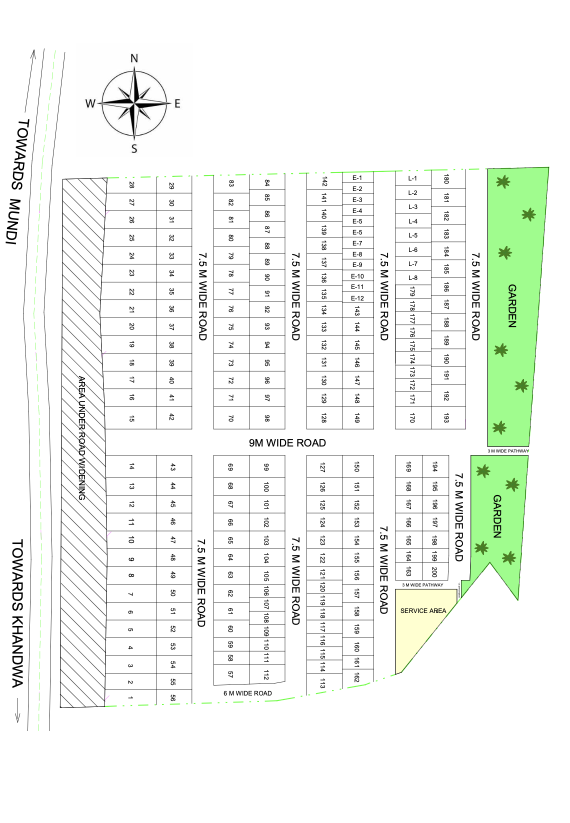
#> input picture static/Jawar/shree_ganpati_residency/map.png, 1140 x 1646 px (shown at 1/2 size)
$ python scanner.py
#> lines starting #> are read from the running program, lines starting #| are printed output that depends on the picture; after the words box and inside, x2 and y2 are one past the last pixel; in counts of white or black regions, pixels touching at a corner belong together
import cv2
import numpy as np
import pyperclip
import os

# --- Configuration ---
image_path = 'map.png'        # Make sure this matches your image name
output_csv = 'my_new_plots.csv' # The file where data will be saved automatically
starting_plot_id = "L-2"  # Change this if you want to start at a different number!

# 1. Create the CSV file and write the header (if it doesn't exist)
if not os.path.exists(output_csv):
    with open(output_csv, 'w') as f:
        f.write("plot_id,size,status,owner,customer_number,booking_date,registry_date,coords,color\n")

# 2. Load the image
img = cv2.imread(image_path)
#> img is the input picture: shape (1646, 1140, 3); mean B, G, R 240.9, 246.2, 242
if img is None:
    print(f"Error: Could not load {image_path}. Make sure it's in the same folder.")
    exit()

# 3. Pre-processing for AI detection
gray = cv2.cvtColor(img, cv2.COLOR_BGR2GRAY)
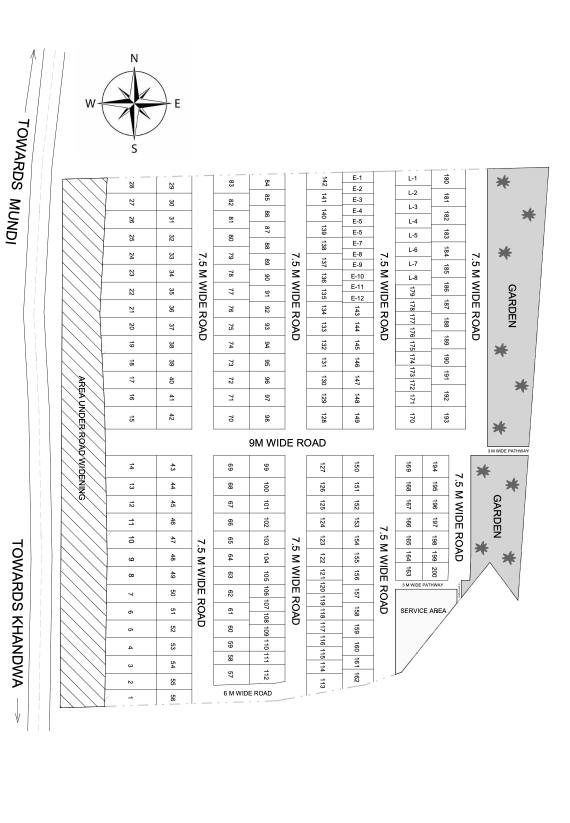
#> gray: shape (1646, 1140) (shown at 1/2 size); min 0, max 255, mean 244.3
blur = cv2.GaussianBlur(gray, (5,5), 0)
thresh = cv2.adaptiveThreshold(blur, 255, cv2.ADAPTIVE_THRESH_GAUSSIAN_C, cv2.THRESH_BINARY_INV, 11, 2)
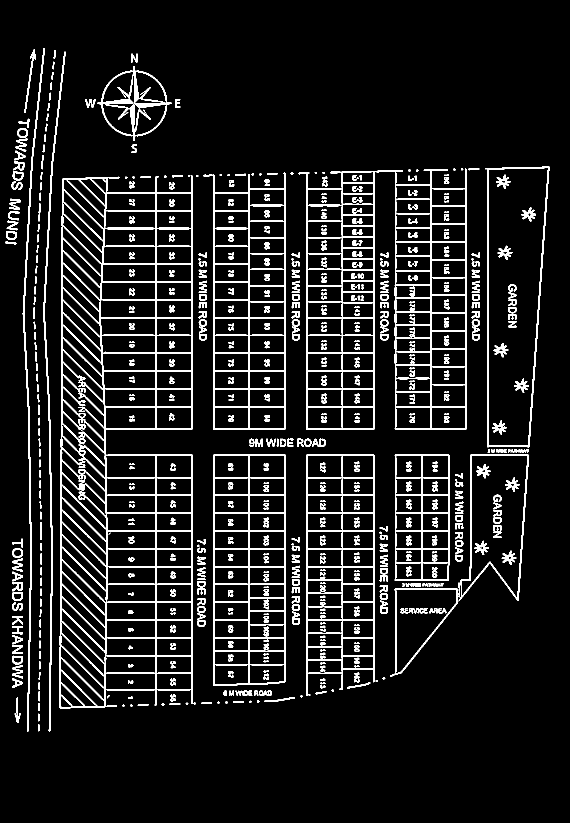
#> thresh: shape (1646, 1140) (shown at 1/2 size); 9.4% white; 719 white regions (42 under 20 px)

contours, _ = cv2.findContours(thresh, cv2.RETR_TREE, cv2.CHAIN_APPROX_SIMPLE)
#> contours = 1241 contours, 312 with area under 20; largest, box (x1, y1, x2, y2) and area: (119, 351, 385, 1417) 258773, (597, 337, 933, 860) 137545, (407, 345, 572, 860) 69466, (426, 909, 572, 1372) 66514, (612, 909, 749, 1392) 59269

valid_plots = []
for cnt in contours:
    area = cv2.contourArea(cnt)
    if 400 < area < 25000:
        rect = cv2.minAreaRect(cnt)
        box = cv2.boxPoints(rect)
        box = np.int32(box)
        valid_plots.append(box)
#> this loop made 1241 passes
#> (area, rect, box) on passes 90, 91, 190, 194, 198, 203: (13222, ((848.2, 1264.6), (181.7, 127.3), -87.02), [[907, 1358], [779, 1351], [789, 1170], [916, 1177]]), (12128.5, ((852, 1263), (168, 122), -90), [[913, 1346], [791, 1346], [791, 1178], [913, 1178]]), (1650, ((870.5, 1142), (34, 51), -90), [[896, 1158], [845, 1158], [845, 1124], [896, 1124]]), (1689, ((817, 1142), (34, 52), -90), [[843, 1159], [791, 1159], [791, 1125], [843, 1125]]), (1329, ((871, 1111.5), (27, 52), -90), [[897, 1125], [845, 1125], [845, 1098], [897, 1098]]), (1329.5, ((817, 1111), (26, 52), -90), [[843, 1124], [791, 1124], [791, 1098], [843, 1098]])
#> (area, rect) on pass 353: (2281, ((649, 972), (34, 70), -90))
#> after the loop, valid_plots = 258 items

# Draw green outlines
cv2.drawContours(img, valid_plots, -1, (0, 255, 0), 1)
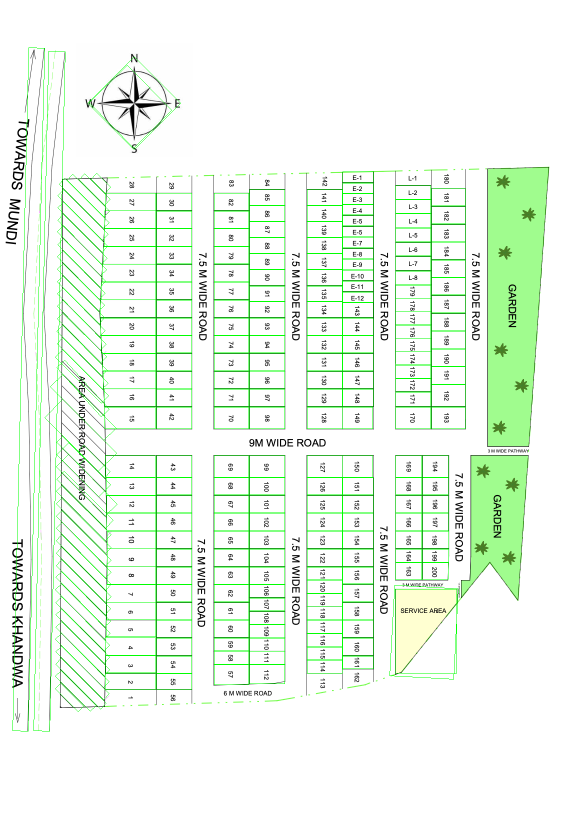
#> img: shape (1646, 1140, 3) (shown at 1/2 size); 3.07% of pixels changed, all inside (x1, y1, x2, y2) = (25, 95, 931, 1463)

# Keep track of the current ID
current_plot_id = starting_plot_id

def mouse_click(event, x, y, flags, param):
    global current_plot_id
    if event == cv2.EVENT_LBUTTONDOWN:
        for box in valid_plots:
            # Check if clicked inside this box
            if cv2.pointPolygonTest(box, (x, y), False) >= 0:

                # Format coordinates
                coords = f"{box[0][0]},{box[0][1]},{box[1][0]},{box[1][1]},{box[2][0]},{box[2][1]},{box[3][0]},{box[3][1]}"

                # Format full CSV row EXACTLY as you requested
                csv_row = f'{current_plot_id},,Vacant,,,,,"{coords}",'

                # Highlight in RED
                cv2.drawContours(img, [box], -1, (0, 0, 255), 3)

                # Add the Plot ID text to the center of the box on the screen
                M = cv2.moments(box)
                if M["m00"] != 0:
                    cX = int(M["m10"] / M["m00"])
                    cY = int(M["m01"] / M["m00"])
                    cv2.putText(img, str(current_plot_id), (cX-15, cY+5), cv2.FONT_HERSHEY_SIMPLEX, 0.6, (0, 0, 255), 2)

                cv2.imshow("Techunited CSV Generator", img)

                # --- AUTO-SAVE TO CSV ---
                with open(output_csv, 'a') as f:
                    f.write(csv_row + "\n")

                # Also copy to clipboard just in case
                pyperclip.copy(csv_row)
                print(f"✅ Saved Plot {current_plot_id} -> {csv_row}")

                # Increment the ID for the next click
                current_plot_id += 1
                break

cv2.namedWindow("Techunited CSV Generator", cv2.WINDOW_NORMAL)
cv2.setMouseCallback("Techunited CSV Generator", mouse_click)

print("\n" + "="*50)
print(" 🚀 CSV AUTO-GENERATOR READY")
print("="*50)
print(f"Data will be automatically saved to: {output_csv}")
print("1. Click on a green plot.")
print("2. The script writes the full row to the CSV file.")
print("3. It marks the map with the ID and prepares the next number.")
print("Press 'ESC' to close.\n")

while True:
    cv2.imshow("Techunited CSV Generator", img)
    if cv2.waitKey(1) & 0xFF == 27: # ESC key
#> (key Esc is pressed here)
        break

cv2.destroyAllWindows()
